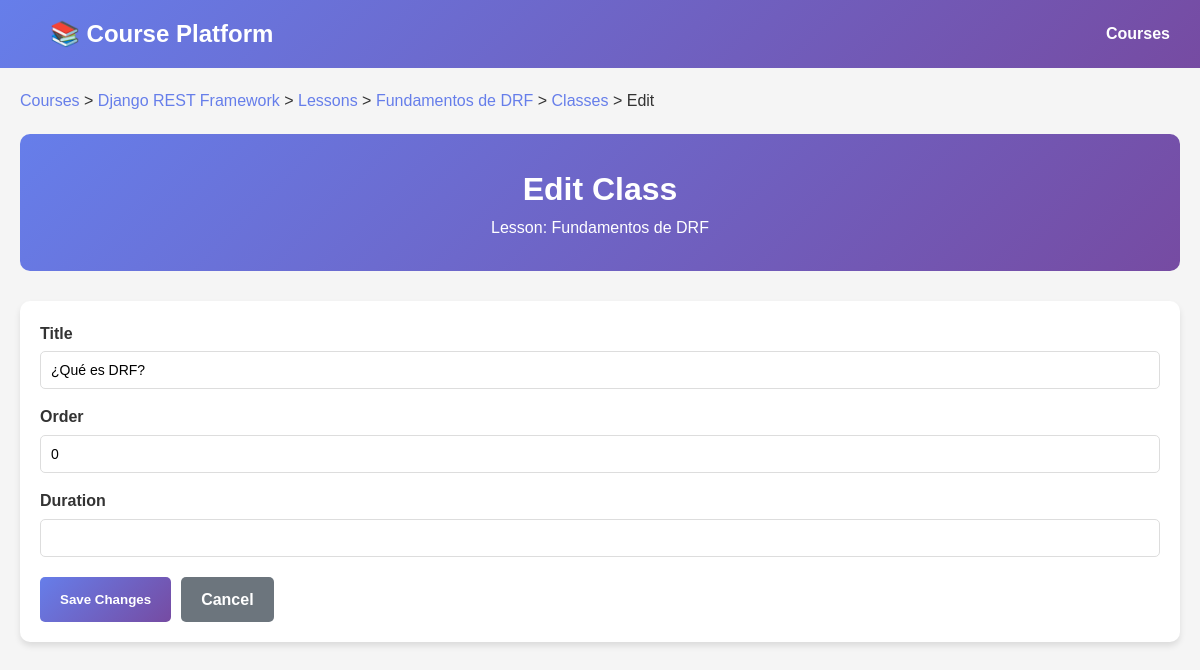
The page /api/classes/101/update/ on the database its author committed.
### courses/models.py (models this page shows, shortened)
class Course(models.Model):
    title = models.CharField(max_length=200)
    description = models.TextField(blank=True)
    users = models.ManyToManyField('accounts.User', related_name="courses", blank=True)

### lessons/models.py (models this page shows, shortened)
class Lesson(models.Model):
    course = models.ForeignKey('courses.Course', on_delete=models.CASCADE, related_name="lessons")
    title = models.CharField(max_length=200)
    order = models.PositiveIntegerField(default=0)
    class Meta:
        ordering = ["order"]

### classes/models.py (models this page shows, shortened)
class Classroom(models.Model):
    lesson = models.ForeignKey('lessons.Lesson', on_delete=models.CASCADE, related_name="classes")
    title = models.CharField(max_length=200)
    order = models.PositiveIntegerField(default=0)
    duration = models.CharField(max_length=20, blank=True, null=True)
    class Meta:
        ordering = ["order"]

### classes/views.py (the view, shortened to what this page needs)
# urls.py: path("classes/<int:pk>/update/", views.ClassroomUpdateView.as_view(), name="classroom_update"),
class ClassroomUpdateView(UpdateView):
    model = Classroom
    template_name = "classes/classroom_form.html"
    fields = ["title", "order", "duration"]
    def get_context_data(self, **kwargs):
        context = super().get_context_data(**kwargs)
        context['lesson'] = self.object.lesson
        context['course'] = self.object.lesson.course
        return context

### classes/templates/classes/classroom_form.html (shortened to what this page needs)
{% extends "classes/base.html" %}
{% block content %}
<div class="breadcrumb">
    <a href="{% url 'courses_list' %}">Courses</a> >
    <a href="{% url 'courses_detail' course.id %}">{{ course.title }}</a> >
    <a href="{% url 'lessons_list' course.id %}">Lessons</a> >
    <a href="{% url 'lessons_detail' lesson.id %}">{{ lesson.title }}</a> >
    {% if object %}
        <a href="{% url 'classroom_list' lesson.id %}">Classes</a> > Edit
    {% else %}
        Create New
    {% endif %}
</div>
<div class="header">
    <h1>{% if object %}Edit Class{% else %}Create New Class{% endif %}</h1>
    <p>Lesson: {{ lesson.title }}</p>
</div>
<div class="card">
    <form method="post">
        {% for field in form %}
        <div class="form-group">
            <label for="{{ field.id_for_label }}">{{ field.label }}</label>
            {{ field }}
        </div>
        {% endfor %}
        <div class="actions">
            <button type="submit" class="btn btn-primary">
                {% if object %}Save Changes{% else %}Create Class{% endif %}
            </button>
            <a href="{% url 'classroom_list' lesson.id %}" class="btn btn-secondary">Cancel</a>
        </div>
    </form>
</div>
{% endblock %}

### classes/templates/classes/base.html (style rules this page uses)
* { margin: 0; padding: 0; box-sizing: border-box; }
body { font-family: Arial, sans-serif; line-height: 1.6; color: #333; background: #f5f5f5; }
.header { background: linear-gradient(135deg, #667eea 0%, #764ba2 100%); color: white; padding: 30px; border-radius: 10px; margin-bottom: 30px; text-align: center; }
.btn { display: inline-block; padding: 10px 20px; border-radius: 5px; text-decoration: none; font-weight: bold; cursor: pointer; border: none; }
.btn-primary { background: linear-gradient(135deg, #667eea 0%, #764ba2 100%); color: white; }
.btn-secondary { background: #6c757d; color: white; }
.card { background: white; border-radius: 10px; padding: 20px; margin-bottom: 20px; box-shadow: 0 4px 6px rgba(0,0,0,0.1); }
.form-group { margin-bottom: 15px; }
.form-group label { display: block; margin-bottom: 5px; font-weight: bold; }
.form-group input, .form-group textarea, .form-group select { width: 100%; padding: 10px; border: 1px solid #ddd; border-radius: 5px; font-size: 14px; }
.actions { margin-top: 20px; display: flex; gap: 10px; }
.breadcrumb { margin-bottom: 20px; }
.breadcrumb a { color: #667eea; text-decoration: none; }

### rows shown on the page
Course: title "Django REST Framework"
Lesson: title "Fundamentos de DRF"
Classroom: form "¿Qué es DRF?" "0"

### other values the page prints
{{ field.label }} "Title" "Order" "Duration"
